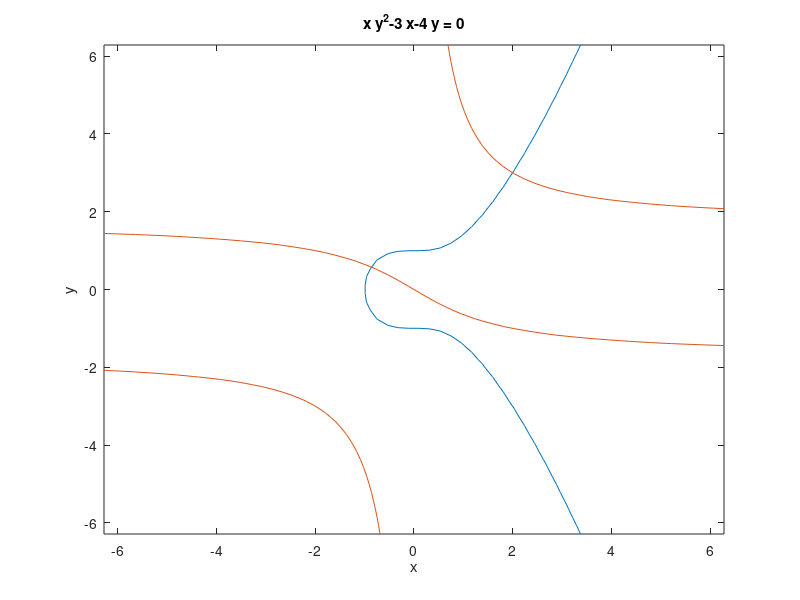

This chart was generated by the following MATLAB code: (Note: this script raises an error after producing the figure.)
ezplot('x^3-y^2+1'); hold on
ezplot('x*y^2-3*x-4*y'); 
title('fonction implicite', 'fonts', 14); axis square
plotedit on
